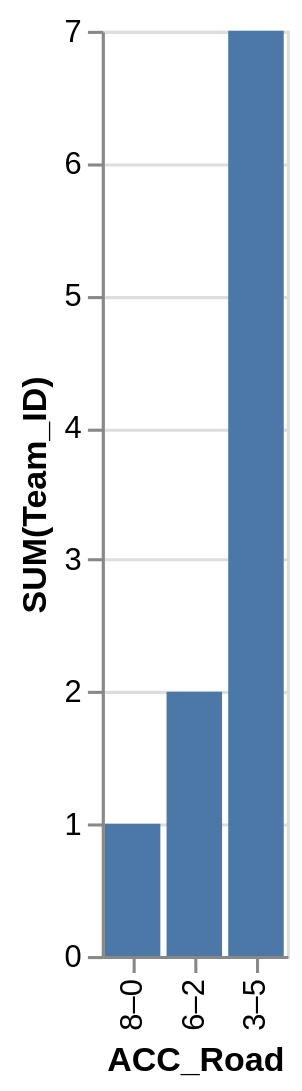

Source (Vega-Lite JSON):
### Vega-Lite specification from a JSON file in a GitHub repository (floating-point values rounded to 4 significant figures)
{"data": {"values": [{"x_data": "8–0", "y_data": 1}, {"x_data": "6–2", "y_data": 2}, {"x_data": "3–5", "y_data": 7}]}, "mark": "bar", "encoding": {"x": {"field": "x_data", "type": "nominal", "title": "ACC_Road", "sort": "descending"}, "y": {"field": "y_data", "type": "quantitative", "title": "SUM(Team_ID)"}}}
